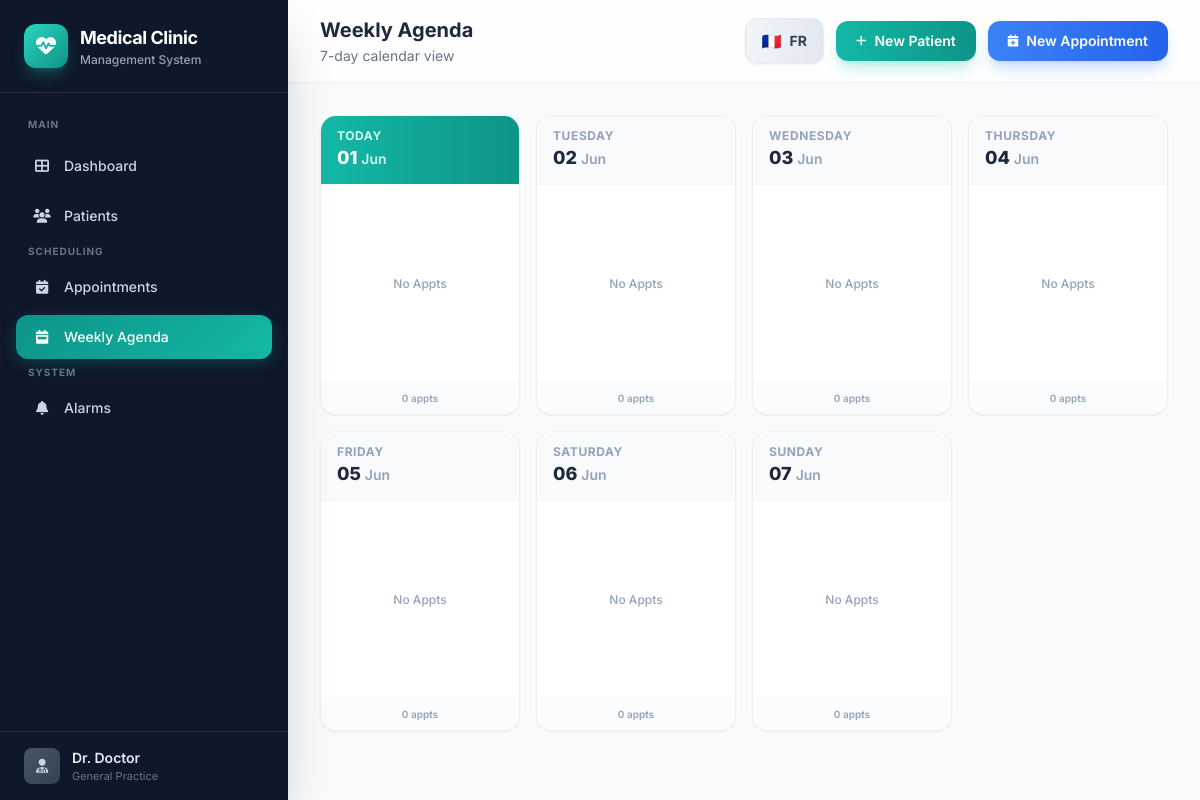
/agenda/, run on an earlier commit of the app's database.
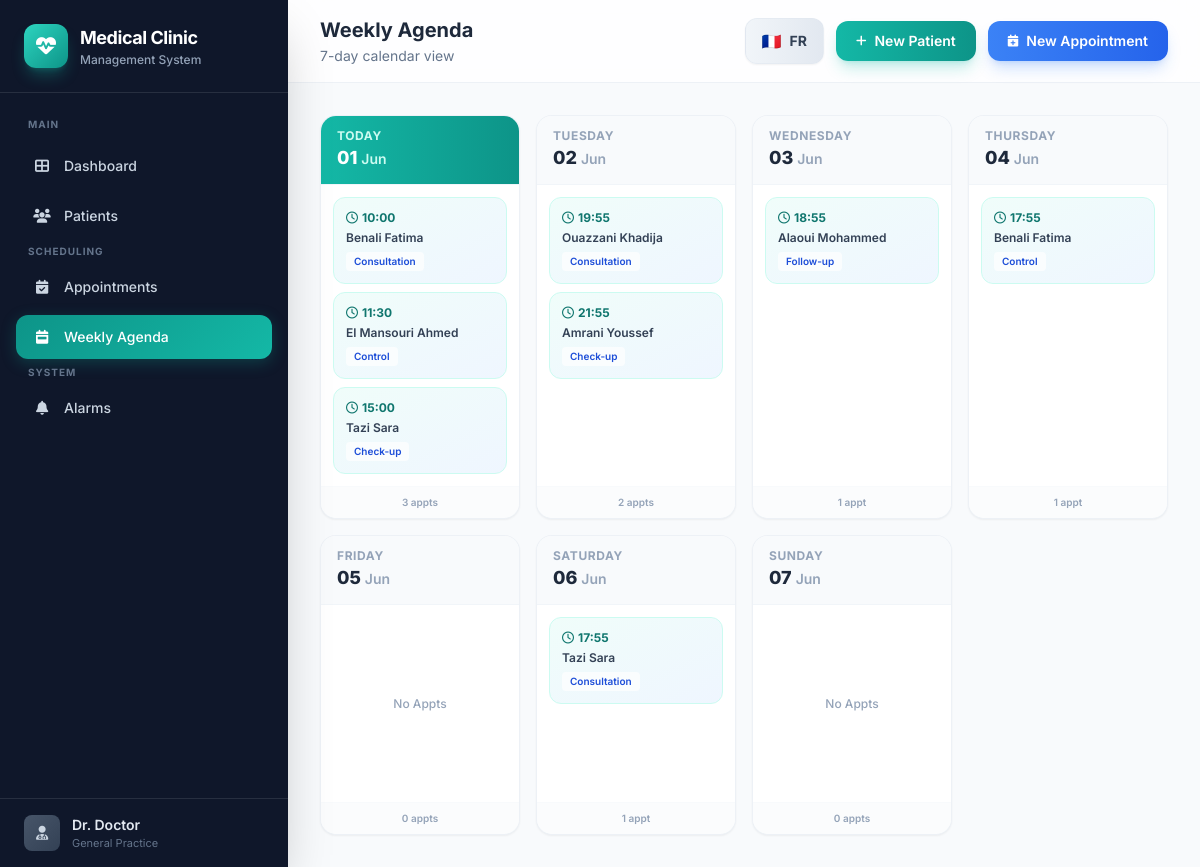
And on a later commit of the database.
### clinic/models.py (models this page shows, shortened)
class Appointment(models.Model):
    TYPE_CHOICES = [
        ('Consultation', 'Consultation'),
        ('Check-up', 'Check-up'),
        ('Control', 'Control'),
        ('Emergency', 'Emergency'),
        ('Follow-up', 'Follow-up'),
    ]
    STATUS_CHOICES = [
        ('Scheduled', 'Scheduled'),
        ('Cancelled', 'Cancelled'),
        ('Completed', 'Completed'),
    ]
    objects = AppointmentManager()
    patient = models.ForeignKey(
        Patient,
        on_delete=models.CASCADE,
        related_name='appointments',
        verbose_name="Patient",
    )
    date_time = models.DateTimeField("Date and time")
    type = models.CharField(
        "Appointment type",
        max_length=20,
        choices=TYPE_CHOICES,
        default='Consultation',
    )
    reason = models.TextField("Reason")
    status = models.CharField(
        "Status",
        max_length=20,
        choices=STATUS_CHOICES,
        default='Scheduled',
    )
    contacted_for_reminder = models.BooleanField(
        "Contacted for reminder",
        default=False,
    )
    class Meta:
        verbose_name = "Appointment"
        verbose_name_plural = "Appointments"
        ordering = ['date_time']

class Patient(models.Model):
    BLOOD_GROUP_CHOICES = [
        ('A+', 'A+'),
        ('A-', 'A-'),
        ('B+', 'B+'),
        ('B-', 'B-'),
        ('AB+', 'AB+'),
        ('AB-', 'AB-'),
        ('O+', 'O+'),
        ('O-', 'O-'),
    ]
    first_name = models.CharField("First name", max_length=100)
    last_name = models.CharField("Last name", max_length=100)
    date_of_birth = models.DateField("Date of birth")
    cin = models.CharField("CIN", max_length=20, blank=True, null=True)
    phone = models.CharField("Phone", max_length=20)
    email = models.EmailField("Email", blank=True, null=True)
    address = models.TextField("Address", blank=True, null=True)
    city = models.CharField("City", max_length=100, blank=True, null=True)
    blood_group = models.CharField(
        "Blood group",
        max_length=5,
        choices=BLOOD_GROUP_CHOICES,
        blank=True,
        null=True,
    )
    allergies = models.TextField("Allergies", blank=True)
    chronic_diseases = models.TextField("Chronic diseases", blank=True)
    created_at = models.DateTimeField("Created at", auto_now_add=True)
    class Meta:
        verbose_name = "Patient"
        verbose_name_plural = "Patients"
        ordering = ['-created_at']
    @property
    def full_name(self):
        return f"{self.last_name} {self.first_name}"

### clinic/views.py (the view)
# urls.py: path('agenda/', views.weekly_agenda, name='weekly_agenda'),
def weekly_agenda(request):
    today = timezone.localdate()
    end_date = today + timedelta(days=6)
    week_appointments = Appointment.objects.filter(
        date_time__date__gte=today,
        date_time__date__lte=end_date,
        status='Scheduled',
    ).select_related('patient').order_by('date_time')
    appointments_by_date = {}
    for rdv in week_appointments:
        rdv_date = timezone.localtime(rdv.date_time).date()
        if rdv_date not in appointments_by_date:
            appointments_by_date[rdv_date] = []
        appointments_by_date[rdv_date].append(rdv)
    days = []
    for i in range(7):
        current_day = today + timedelta(days=i)
        days.append({
            'date': current_day,
            'appointments': appointments_by_date.get(current_day, []),
        })
    return render(request, 'clinic/weekly_agenda.html', {'days': days})

### clinic/templates/clinic/weekly_agenda.html (shortened to what this page needs)
{% extends "clinic/base.html" %}
{% load i18n %}
{% block page_title %}{% trans "Weekly Agenda" %}{% endblock %}
{% block page_subtitle %}{% trans "7-day calendar view" %}{% endblock %}
{% block content %}
<div class="grid grid-cols-1 sm:grid-cols-2 md:grid-cols-3 lg:grid-cols-4 xl:grid-cols-7 gap-4 fade-in">
    {% for day in days %}
    <div class="bg-white rounded-2xl border border-slate-200/60 shadow-sm overflow-hidden min-h-[300px] flex flex-col">
        <div class="px-4 py-3 border-b border-slate-100 {% if forloop.first %}bg-gradient-to-r from-teal-500 to-teal-600{% else %}bg-slate-50{% endif %}">
            <p class="text-xs font-bold uppercase tracking-wider {% if forloop.first %}text-teal-100{% else %}text-slate-400{% endif %}">
                {% if forloop.first %}{% trans "Today" %}{% else %}{{ day.date|date:"l" }}{% endif %}
            </p>
            <p class="text-lg font-extrabold {% if forloop.first %}text-white{% else %}text-slate-800{% endif %}">
                {{ day.date|date:"d" }}
                <span class="text-sm font-semibold {% if forloop.first %}text-teal-100{% else %}text-slate-400{% endif %}">{{ day.date|date:"M" }}</span>
            </p>
        </div>
        <div class="flex-1 p-3 space-y-2 overflow-y-auto">
            {% if day.appointments %}
                {% for rdv in day.appointments %}
                <div class="p-3 rounded-xl bg-gradient-to-br from-teal-50 to-blue-50 border border-teal-100 hover:shadow-md transition-all duration-200 cursor-default">
                    <p class="text-xs font-bold text-teal-700">
                        <i class="far fa-clock mr-1"></i>{{ rdv.date_time|time:"H:i" }}
                    </p>
                    <p class="text-xs font-semibold text-slate-700 mt-1 truncate">{{ rdv.patient.full_name }}</p>
                    <span class="inline-block mt-1.5 px-2 py-0.5 bg-white/70 text-[10px] font-semibold text-blue-700 rounded">{{ rdv.type }}</span>
                </div>
                {% endfor %}
            {% else %}
                <div class="flex items-center justify-center h-full">
                    <p class="text-xs text-slate-400 font-medium text-center">{% trans "No Appts" %}</p>
                </div>
            {% endif %}
        </div>
        <div class="px-4 py-2 border-t border-slate-50 bg-slate-50/50">
            <p class="text-[10px] text-slate-400 font-semibold text-center">
            </p>
        </div>
    </div>
    {% endfor %}
</div>
{% endblock %}

What changed in the data, as far as the page shows it:
added Appointment: date_time "10:00", patient.full_name "Benali Fatima", type "Consultation", shown under "TODAY"
added Appointment: date_time "11:30", patient.full_name "El Mansouri Ahmed", type "Control", shown under "TODAY"
added Appointment: date_time "15:00", patient.full_name "Tazi Sara", type "Check-up", shown under "TODAY"
added Appointment: date_time "19:55", patient.full_name "Ouazzani Khadija", type "Consultation", shown under "TUESDAY"
added Appointment: date_time "21:55", patient.full_name "Amrani Youssef", type "Check-up", shown under "TUESDAY"
added Appointment: date_time "18:55", patient.full_name "Alaoui Mohammed", type "Follow-up", shown under "WEDNESDAY"
added Appointment: date_time "17:55", patient.full_name "Benali Fatima", type "Control", shown under "THURSDAY"
added Appointment: date_time "17:55", patient.full_name "Tazi Sara", type "Consultation", shown under "SATURDAY"
Also different on the page:
new list line: "TODAY 01 Jun 3 appts"
new list line: "TUESDAY 02 Jun 2 appts"
new list line: "WEDNESDAY 03 Jun 1 appt"
new list line: "THURSDAY 04 Jun 1 appt"
new list line: "SATURDAY 06 Jun 1 appt"
list line gone: "TODAY 01 Jun No Appts 0 appts"
list line gone: "TUESDAY 02 Jun No Appts 0 appts"
list line gone: "WEDNESDAY 03 Jun No Appts 0 appts"
list line gone: "THURSDAY 04 Jun No Appts 0 appts"
list line gone: "SATURDAY 06 Jun No Appts 0 appts"
